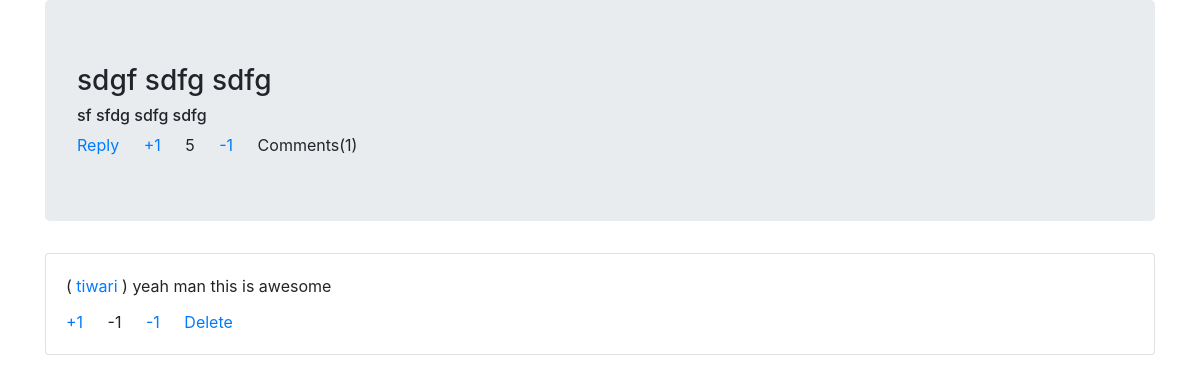
The page /post/4 (signed in) on the database as committed earlier.
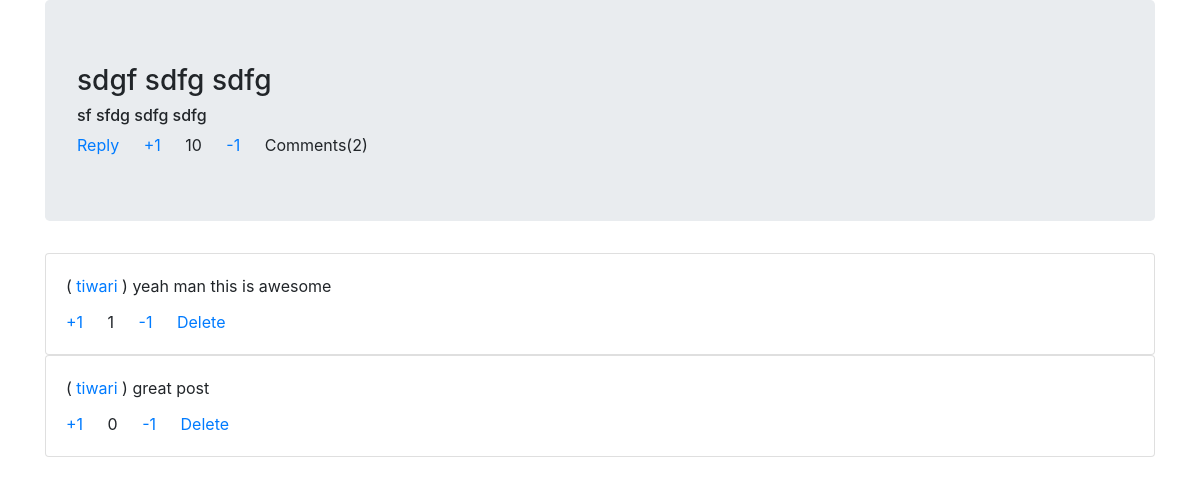
The same page on the database as committed later.
### boards/models.py (models this page shows, shortened)
class Posts(models.Model):
    board=models.ForeignKey(SubReddits,on_delete=models.CASCADE,related_name='PostBoard')
    text = models.CharField(max_length=200)
    detail = models.TextField()
    created_at = models.DateField(auto_now_add=True)
    author=models.CharField(max_length=200,default='')

class Comments(models.Model):
    from_user = models.CharField(max_length=200, default='')
    post_id = models.ForeignKey(Posts, on_delete=models.CASCADE, related_name='CommentPost')
    text=models.TextField()
    created_at=models.DateField(auto_now_add=True)

### boards/views.py (the view)
# urls.py: path('post/<int:id>', views.PostView,name='post'),
@login_required
def PostView(request,id):
    p=Posts.objects.get(id=id)
    pv=0
    c=0
    for i in p.VotePost.all():
        pv+=i.value
    for i in p.CommentPost.all():
        c+=1
    d={}
    for i in p.CommentPost.all():
        cv=0
        for j in i.VoteComment.all():
            cv+=j.value
        d[i.id]=cv
    return render(request,'Post.html',{'comment':p,'vote':pv,'com':c,'comVote':d})

### templates/Post.html (shortened to what this page needs)
{%extends 'base.html' %}
{% block content %}
    <div class="jumbotron">
        <h3>{{comment.text}}</h3>
        <h6>{{comment.detail}}</h6>
        <a href="{%url 'post_comment' comment.id%}" class="card-link">Reply</a>
        <a href="{%url 'post_vote' comment.id '1' 'pi' comment.id%}" class="card-link">+1</a>
        <span class='card-link'>{{vote}}</span>
        <a href="{%url 'post_vote' comment.id '-1' 'pi' comment.id%}" class="card-link">-1</a>
        <span class='card-link'>Comments({{com}})</span>
    </div>
    {%for i in comment.CommentPost.all%}
        <div class="card">
            <div class="card-body">
                <p class='card-title'>( <a href="">{{i.from_user}}</a> ) {{i.text}}</p>
                <a href="{%url 'post_vote' i.id '1' 'c' comment.id%}" class="card-link">+1</a>
                 {%for k,v in comVote.items%}
                    {%if k == i.id%}
                        <span class='card-link'>{{v}}</span>
                    {%endif%}
                {%endfor%}
                <a href="{%url 'post_vote' i.id '-1' 'c' comment.id%}" class="card-link">-1</a>
                {%if i.from_user == user.username %}
                    <a href="{%url 'post_delete' i.id comment.id 'c'%}" class="card-link">Delete</a>
                {%endif%}
            </div>
        </div>
    {%endfor%}
{% endblock %}

### templates/base.html (shortened to what this page needs)
<!DOCTYPE html>
<html>
<head>
    <link rel="stylesheet" href="https://maxcdn.bootstrapcdn.com/bootstrap/4.0.0-beta.2/css/bootstrap.min.css"
>
</head>
<body>
    <div class="container">
        {% block content %} {% endblock %}
    </div>
</body>
</html>

Rows that differ between the two databases and show on the page:
added Comments: from_user "tiwari", text "great post", comVote "0", shows "Delete"
Other text that changed with them:
{{ vote }}: "5" → "10"
{{ com }}: "1" → "2"
new list line: "1"
list line gone: "-1"
